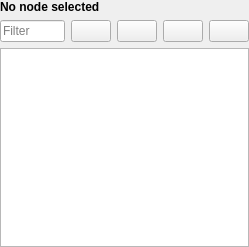
<?xml version="1.0" encoding="UTF-8"?>
<ui version="4.0">
 <class>qMRMLSegmentsTableView</class>
 <widget class="QWidget" name="qMRMLSegmentsTableView">
  <property name="geometry">
   <rect>
    <x>0</x>
    <y>0</y>
    <width>249</width>
    <height>247</height>
   </rect>
  </property>
  <property name="sizePolicy">
   <sizepolicy hsizetype="Preferred" vsizetype="MinimumExpanding">
    <horstretch>0</horstretch>
    <verstretch>0</verstretch>
   </sizepolicy>
  </property>
  <property name="windowTitle">
   <string>qMRMLSegmentsTableView</string>
  </property>
  <layout class="QGridLayout" name="gridLayout">
   <property name="leftMargin">
    <number>0</number>
   </property>
   <property name="topMargin">
    <number>0</number>
   </property>
   <property name="rightMargin">
    <number>0</number>
   </property>
   <property name="bottomMargin">
    <number>0</number>
   </property>
   <item row="0" column="0">
    <widget class="QLabel" name="SegmentsTableMessageLabel">
     <property name="sizePolicy">
      <sizepolicy hsizetype="Preferred" vsizetype="Fixed">
       <horstretch>0</horstretch>
       <verstretch>0</verstretch>
      </sizepolicy>
     </property>
     <property name="font">
      <font>
       <weight>75</weight>
       <bold>true</bold>
      </font>
     </property>
     <property name="text">
      <string>No node selected</string>
     </property>
    </widget>
   </item>
   <item row="3" column="0">
    <widget class="QTableView" name="SegmentsTable">
     <property name="enabled">
      <bool>true</bool>
     </property>
     <property name="minimumSize">
      <size>
       <width>0</width>
       <height>75</height>
      </size>
     </property>
     <property name="alternatingRowColors">
      <bool>true</bool>
     </property>
     <property name="iconSize">
      <size>
       <width>16</width>
       <height>16</height>
      </size>
     </property>
     <property name="sortingEnabled">
      <bool>false</bool>
     </property>
     <property name="columnCount" stdset="0">
      <number>6</number>
     </property>
     <attribute name="horizontalHeaderDefaultSectionSize">
      <number>48</number>
     </attribute>
     <attribute name="horizontalHeaderStretchLastSection">
      <bool>true</bool>
     </attribute>
     <attribute name="verticalHeaderVisible">
      <bool>false</bool>
     </attribute>
    </widget>
   </item>
   <item row="1" column="0">
    <widget class="QWidget" name="FilterBar" native="true">
     <property name="sizePolicy">
      <sizepolicy hsizetype="Preferred" vsizetype="Fixed">
       <horstretch>0</horstretch>
       <verstretch>0</verstretch>
      </sizepolicy>
     </property>
     <layout class="QHBoxLayout" name="horizontalLayout">
      <property name="leftMargin">
       <number>0</number>
      </property>
      <property name="topMargin">
       <number>0</number>
      </property>
      <property name="rightMargin">
       <number>0</number>
      </property>
      <property name="bottomMargin">
       <number>0</number>
      </property>
      <item>
       <widget class="ctkSearchBox" name="FilterLineEdit">
        <property name="placeholderText">
         <string>Filter</string>
        </property>
        <property name="showSearchIcon">
         <bool>true</bool>
        </property>
       </widget>
      </item>
      <item>
       <widget class="QPushButton" name="ShowNotStartedButton">
        <property name="toolTip">
         <string>Show/Hide not started segments</string>
        </property>
        <property name="text">
         <string/>
        </property>
        <property name="icon">
         <iconset resource="../qCjyxSegmentationsModuleWidgets.qrc">
          <normaloff>:/Icons/NotStarted.png</normaloff>:/Icons/NotStarted.png</iconset>
        </property>
        <property name="iconSize">
         <size>
          <width>16</width>
          <height>16</height>
         </size>
        </property>
        <property name="checkable">
         <bool>true</bool>
        </property>
       </widget>
      </item>
      <item>
       <widget class="QPushButton" name="ShowInProgressButton">
        <property name="toolTip">
         <string>Show/Hide in progress segments</string>
        </property>
        <property name="text">
         <string/>
        </property>
        <property name="icon">
         <iconset resource="../qCjyxSegmentationsModuleWidgets.qrc">
          <normaloff>:/Icons/InProgress.png</normaloff>:/Icons/InProgress.png</iconset>
        </property>
        <property name="iconSize">
         <size>
          <width>16</width>
          <height>16</height>
         </size>
        </property>
        <property name="checkable">
         <bool>true</bool>
        </property>
       </widget>
      </item>
      <item>
       <widget class="QPushButton" name="ShowCompletedButton">
        <property name="toolTip">
         <string>Show/Hide completed segments</string>
        </property>
        <property name="text">
         <string/>
        </property>
        <property name="icon">
         <iconset resource="../qCjyxSegmentationsModuleWidgets.qrc">
          <normaloff>:/Icons/Completed.png</normaloff>:/Icons/Completed.png</iconset>
        </property>
        <property name="iconSize">
         <size>
          <width>16</width>
          <height>16</height>
         </size>
        </property>
        <property name="checkable">
         <bool>true</bool>
        </property>
       </widget>
      </item>
      <item>
       <widget class="QPushButton" name="ShowFlaggedButton">
        <property name="toolTip">
         <string>Show/Hide flagged segments</string>
        </property>
        <property name="text">
         <string/>
        </property>
        <property name="icon">
         <iconset resource="../qCjyxSegmentationsModuleWidgets.qrc">
          <normaloff>:/Icons/Flagged.png</normaloff>:/Icons/Flagged.png</iconset>
        </property>
        <property name="iconSize">
         <size>
          <width>16</width>
          <height>16</height>
         </size>
        </property>
        <property name="checkable">
         <bool>true</bool>
        </property>
       </widget>
      </item>
     </layout>
    </widget>
   </item>
  </layout>
 </widget>
 <customwidgets>
  <customwidget>
   <class>ctkSearchBox</class>
   <extends>QLineEdit</extends>
   <header>ctkSearchBox.h</header>
  </customwidget>
 </customwidgets>
 <resources>
  <include location="../qCjyxSegmentationsModuleWidgets.qrc"/>
 </resources>
 <connections/>
</ui>
